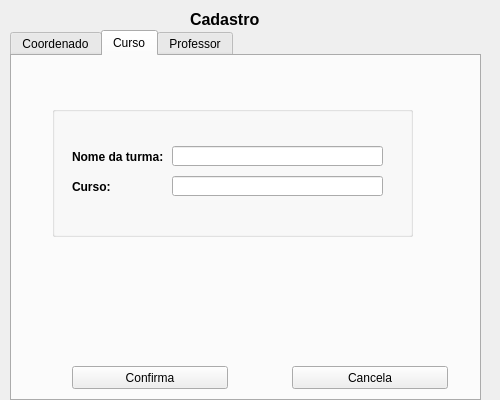
<?xml version="1.0" encoding="UTF-8"?>
<ui version="4.0">
 <class>cadastro</class>
 <widget class="QDialog" name="cadastro">
  <property name="geometry">
   <rect>
    <x>0</x>
    <y>0</y>
    <width>500</width>
    <height>400</height>
   </rect>
  </property>
  <property name="windowTitle">
   <string>Dialog</string>
  </property>
  <property name="styleSheet">
   <string notr="true">QLabel { border-color: red }</string>
  </property>
  <widget class="QLabel" name="label">
   <property name="geometry">
    <rect>
     <x>190</x>
     <y>10</y>
     <width>101</width>
     <height>20</height>
    </rect>
   </property>
   <property name="font">
    <font>
     <family>MS Shell Dlg 2</family>
     <pointsize>10</pointsize>
     <weight>9</weight>
     <italic>false</italic>
     <bold>false</bold>
    </font>
   </property>
   <property name="styleSheet">
    <string notr="true">font: 75 10pt &quot;MS Shell Dlg 2&quot;;</string>
   </property>
   <property name="text">
    <string>&lt;html&gt;&lt;head/&gt;&lt;body&gt;&lt;p&gt;&lt;span style=&quot; font-size:12pt; font-weight:600;&quot;&gt;Cadastro &lt;/span&gt;&lt;/p&gt;&lt;/body&gt;&lt;/html&gt;</string>
   </property>
  </widget>
  <widget class="QTabWidget" name="tabWidget">
   <property name="geometry">
    <rect>
     <x>10</x>
     <y>30</y>
     <width>471</width>
     <height>371</height>
    </rect>
   </property>
   <property name="toolTipDuration">
    <number>-1</number>
   </property>
   <property name="tabShape">
    <enum>QTabWidget::Rounded</enum>
   </property>
   <property name="currentIndex">
    <number>1</number>
   </property>
   <widget class="QWidget" name="tab">
    <attribute name="title">
     <string>Coordenado</string>
    </attribute>
    <widget class="QGroupBox" name="groupBox">
     <property name="geometry">
      <rect>
       <x>80</x>
       <y>20</y>
       <width>291</width>
       <height>251</height>
      </rect>
     </property>
     <property name="title">
      <string/>
     </property>
     <widget class="QLabel" name="label_2">
      <property name="geometry">
       <rect>
        <x>20</x>
        <y>40</y>
        <width>46</width>
        <height>21</height>
       </rect>
      </property>
      <property name="font">
       <font>
        <weight>75</weight>
        <bold>true</bold>
       </font>
      </property>
      <property name="text">
       <string>Nome:</string>
      </property>
     </widget>
     <widget class="QLabel" name="label_3">
      <property name="geometry">
       <rect>
        <x>20</x>
        <y>80</y>
        <width>46</width>
        <height>21</height>
       </rect>
      </property>
      <property name="font">
       <font>
        <weight>75</weight>
        <bold>true</bold>
       </font>
      </property>
      <property name="text">
       <string>Email:</string>
      </property>
     </widget>
     <widget class="QLineEdit" name="ln_nome_1">
      <property name="geometry">
       <rect>
        <x>70</x>
        <y>40</y>
        <width>211</width>
        <height>20</height>
       </rect>
      </property>
     </widget>
     <widget class="QLineEdit" name="ln_email_1">
      <property name="geometry">
       <rect>
        <x>70</x>
        <y>80</y>
        <width>211</width>
        <height>20</height>
       </rect>
      </property>
     </widget>
     <widget class="QLabel" name="label_4">
      <property name="geometry">
       <rect>
        <x>20</x>
        <y>120</y>
        <width>46</width>
        <height>21</height>
       </rect>
      </property>
      <property name="font">
       <font>
        <weight>75</weight>
        <bold>true</bold>
       </font>
      </property>
      <property name="text">
       <string>Curso:</string>
      </property>
     </widget>
     <widget class="QLineEdit" name="ln_curso_1">
      <property name="geometry">
       <rect>
        <x>70</x>
        <y>120</y>
        <width>211</width>
        <height>20</height>
       </rect>
      </property>
     </widget>
     <widget class="QLabel" name="label_5">
      <property name="geometry">
       <rect>
        <x>20</x>
        <y>160</y>
        <width>51</width>
        <height>21</height>
       </rect>
      </property>
      <property name="font">
       <font>
        <weight>75</weight>
        <bold>true</bold>
       </font>
      </property>
      <property name="text">
       <string>Usuario: </string>
      </property>
     </widget>
     <widget class="QLabel" name="label_6">
      <property name="geometry">
       <rect>
        <x>20</x>
        <y>200</y>
        <width>51</width>
        <height>21</height>
       </rect>
      </property>
      <property name="font">
       <font>
        <weight>75</weight>
        <bold>true</bold>
       </font>
      </property>
      <property name="text">
       <string>Senha: </string>
      </property>
     </widget>
     <widget class="QLineEdit" name="ln_usuario_1">
      <property name="geometry">
       <rect>
        <x>70</x>
        <y>160</y>
        <width>211</width>
        <height>20</height>
       </rect>
      </property>
     </widget>
     <widget class="QLineEdit" name="ln_senha_1">
      <property name="geometry">
       <rect>
        <x>70</x>
        <y>200</y>
        <width>211</width>
        <height>20</height>
       </rect>
      </property>
     </widget>
    </widget>
    <widget class="QPushButton" name="_1">
     <property name="geometry">
      <rect>
       <x>70</x>
       <y>310</y>
       <width>156</width>
       <height>23</height>
      </rect>
     </property>
     <property name="text">
      <string>Confirma</string>
     </property>
    </widget>
    <widget class="QPushButton" name="btn_cancel_1">
     <property name="geometry">
      <rect>
       <x>290</x>
       <y>310</y>
       <width>156</width>
       <height>23</height>
      </rect>
     </property>
     <property name="text">
      <string>Cancela</string>
     </property>
    </widget>
   </widget>
   <widget class="QWidget" name="tab_3">
    <attribute name="title">
     <string>Curso</string>
    </attribute>
    <widget class="QGroupBox" name="groupBox_3">
     <property name="geometry">
      <rect>
       <x>40</x>
       <y>50</y>
       <width>361</width>
       <height>131</height>
      </rect>
     </property>
     <property name="title">
      <string/>
     </property>
     <widget class="QLabel" name="label_12">
      <property name="geometry">
       <rect>
        <x>20</x>
        <y>40</y>
        <width>91</width>
        <height>21</height>
       </rect>
      </property>
      <property name="font">
       <font>
        <weight>75</weight>
        <bold>true</bold>
       </font>
      </property>
      <property name="text">
       <string>Nome da turma:</string>
      </property>
     </widget>
     <widget class="QLineEdit" name="ln_nome_3">
      <property name="geometry">
       <rect>
        <x>120</x>
        <y>40</y>
        <width>211</width>
        <height>20</height>
       </rect>
      </property>
     </widget>
     <widget class="QLabel" name="label_14">
      <property name="geometry">
       <rect>
        <x>20</x>
        <y>70</y>
        <width>46</width>
        <height>21</height>
       </rect>
      </property>
      <property name="font">
       <font>
        <weight>75</weight>
        <bold>true</bold>
       </font>
      </property>
      <property name="text">
       <string>Curso:</string>
      </property>
     </widget>
     <widget class="QLineEdit" name="ln_curso_3">
      <property name="geometry">
       <rect>
        <x>120</x>
        <y>70</y>
        <width>211</width>
        <height>20</height>
       </rect>
      </property>
     </widget>
    </widget>
    <widget class="QPushButton" name="_3">
     <property name="geometry">
      <rect>
       <x>60</x>
       <y>310</y>
       <width>156</width>
       <height>23</height>
      </rect>
     </property>
     <property name="text">
      <string>Confirma</string>
     </property>
    </widget>
    <widget class="QPushButton" name="btn_cancel_3">
     <property name="geometry">
      <rect>
       <x>280</x>
       <y>310</y>
       <width>156</width>
       <height>23</height>
      </rect>
     </property>
     <property name="text">
      <string>Cancela</string>
     </property>
    </widget>
   </widget>
   <widget class="QWidget" name="tab_2">
    <attribute name="title">
     <string>Professor</string>
    </attribute>
    <widget class="QGroupBox" name="groupBox_2">
     <property name="geometry">
      <rect>
       <x>80</x>
       <y>60</y>
       <width>291</width>
       <height>191</height>
      </rect>
     </property>
     <property name="title">
      <string/>
     </property>
     <widget class="QLabel" name="label_7">
      <property name="geometry">
       <rect>
        <x>20</x>
        <y>40</y>
        <width>46</width>
        <height>21</height>
       </rect>
      </property>
      <property name="font">
       <font>
        <weight>75</weight>
        <bold>true</bold>
       </font>
      </property>
      <property name="text">
       <string>Nome:</string>
      </property>
     </widget>
     <widget class="QLabel" name="label_8">
      <property name="geometry">
       <rect>
        <x>20</x>
        <y>80</y>
        <width>46</width>
        <height>21</height>
       </rect>
      </property>
      <property name="font">
       <font>
        <weight>75</weight>
        <bold>true</bold>
       </font>
      </property>
      <property name="text">
       <string>Email:</string>
      </property>
     </widget>
     <widget class="QLineEdit" name="ln_nome_2">
      <property name="geometry">
       <rect>
        <x>70</x>
        <y>40</y>
        <width>211</width>
        <height>20</height>
       </rect>
      </property>
     </widget>
     <widget class="QLineEdit" name="ln_email_2">
      <property name="geometry">
       <rect>
        <x>70</x>
        <y>80</y>
        <width>211</width>
        <height>20</height>
       </rect>
      </property>
     </widget>
     <widget class="QLabel" name="label_10">
      <property name="geometry">
       <rect>
        <x>20</x>
        <y>110</y>
        <width>51</width>
        <height>21</height>
       </rect>
      </property>
      <property name="font">
       <font>
        <weight>75</weight>
        <bold>true</bold>
       </font>
      </property>
      <property name="text">
       <string>Usuario: </string>
      </property>
     </widget>
     <widget class="QLabel" name="label_11">
      <property name="geometry">
       <rect>
        <x>20</x>
        <y>150</y>
        <width>51</width>
        <height>21</height>
       </rect>
      </property>
      <property name="font">
       <font>
        <weight>75</weight>
        <bold>true</bold>
       </font>
      </property>
      <property name="text">
       <string>Senha: </string>
      </property>
     </widget>
     <widget class="QLineEdit" name="ln_usuario_2">
      <property name="geometry">
       <rect>
        <x>70</x>
        <y>110</y>
        <width>211</width>
        <height>20</height>
       </rect>
      </property>
     </widget>
     <widget class="QLineEdit" name="ln_senha_2">
      <property name="geometry">
       <rect>
        <x>70</x>
        <y>150</y>
        <width>211</width>
        <height>20</height>
       </rect>
      </property>
     </widget>
    </widget>
    <widget class="QPushButton" name="btn_cancel_2">
     <property name="geometry">
      <rect>
       <x>280</x>
       <y>310</y>
       <width>156</width>
       <height>23</height>
      </rect>
     </property>
     <property name="text">
      <string>Cancela</string>
     </property>
    </widget>
    <widget class="QPushButton" name="_2">
     <property name="geometry">
      <rect>
       <x>60</x>
       <y>310</y>
       <width>156</width>
       <height>23</height>
      </rect>
     </property>
     <property name="text">
      <string>Confirma</string>
     </property>
    </widget>
   </widget>
  </widget>
 </widget>
 <resources/>
 <connections>
  <connection>
   <sender>btn_cancel_3</sender>
   <signal>clicked()</signal>
   <receiver>cadastro</receiver>
   <slot>close()</slot>
   <hints>
    <hint type="sourcelabel">
     <x>431</x>
     <y>367</y>
    </hint>
    <hint type="destinationlabel">
     <x>486</x>
     <y>353</y>
    </hint>
   </hints>
  </connection>
 </connections>
</ui>
